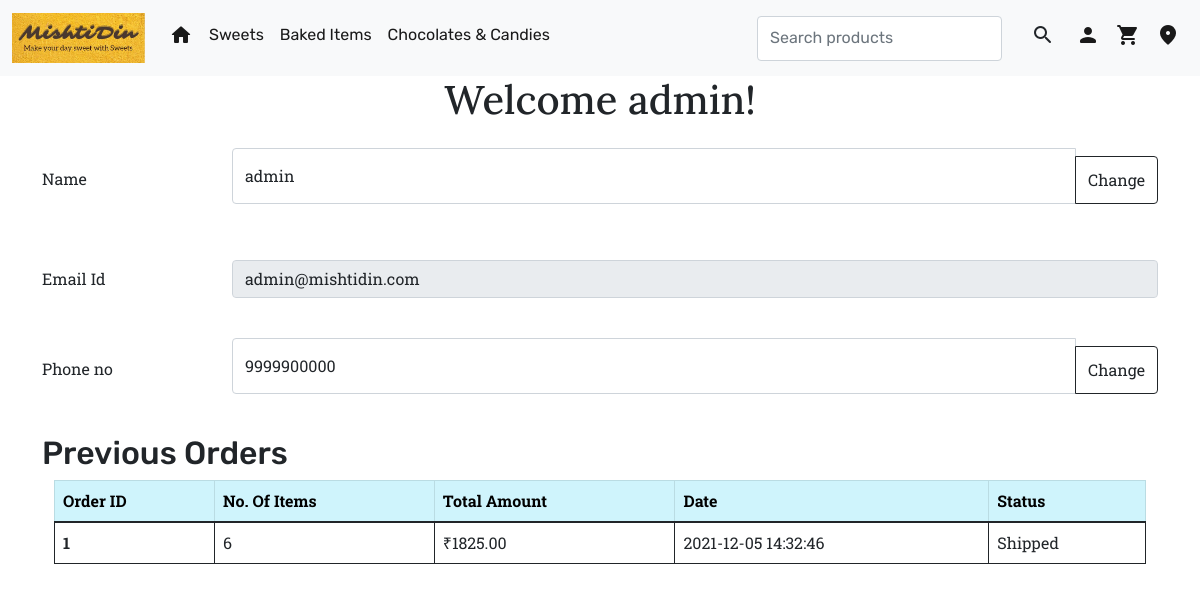
The page /MyAccount.php (signed in) on the database its author committed.
### tables this page shows
CREATE TABLE `customer` (
  `password` varchar(255) NOT NULL,
  `Name` varchar(200) NOT NULL,
  `emailID` varchar(255) NOT NULL,
  `phoneNo` bigint(10) NOT NULL
);

CREATE TABLE `orders` (
  `order_id` int(11) NOT NULL,
  `no_of_items` int(11) NOT NULL,
  `list` longtext NOT NULL CHECK (json_valid(`list`)),
  `tot_amt` decimal(10,2) NOT NULL,
  `delivery_address` varchar(255) NOT NULL,
  `status` enum('Confirmed','Shipped','Delivered','Cancelled') NOT NULL,
  `order_date_time` datetime NOT NULL DEFAULT current_timestamp(),
  `customer_name` varchar(255) NOT NULL,
  `customer_emailID` varchar(255) NOT NULL,
  `customer_phoneNo` bigint(20) NOT NULL
);

### MyAccount.php (the view, shortened to what this page needs)
<?php
    include('admin/dbconnection.php');
    include('header.php');
?>
<?php
    $Name = $_SESSION['user_name'];
    $sql = "SELECT * FROM `customer` WHERE `emailID` = '$Name'";
    $res = mysqli_query($conn, $sql);
    $row = mysqli_fetch_assoc($res);
?>
<center><h1>Welcome <?php echo $row['Name'];?>!</h1></center>
<div class="container" id = "account">
<form method="POST">
<div class="row mb-2">
    <label for="Name" class="col-sm-2 col-form-label" style="padding-top:1.2rem">Name </label>
    <div class="col-sm-10">
    <div class="input-group mb-3">
      <input type="text" class="form-control" placeholder="Default input" name="newName"
      value="<?php echo $row['Name']?>">
      <button class="btn btn-outline-dark" name="button1" type="submit" style="height: 3rem;margin-top: 0.5rem;">Change</button>
        </div>
    </div>
  </div>
  <div class="row mb-2">
    <label for="Email" class="col-sm-2 col-form-label">Email Id</label>
    <div class="col-sm-10">
      <input type="email" class="form-control" placeholder="Default input"
      value="<?php echo $row['emailID']?>" readonly >
    </div>
  </div>
  <div class="row mb-2">
    <label for="Phoneno" class="col-sm-2 col-form-label" style="padding-top:1.2rem">Phone no</label>
    <div class="col-sm-10">
        <div class="input-group mb-3">
        <input type="number" class="form-control"
        value="<?php echo $row['phoneNo']?>"  name="new_phone">
        <button class="btn btn-outline-dark" name="button2" type="submit"style="height: 3rem;margin-top: 0.5rem;">Change</button>
        </div>
    </div>
  </div>
</form>
<h2 id = "prevOrders">Previous Orders</h2>
<div class="container" id="orders">
<table class="table table-bordered border-dark">
  <thead class="table-info">
    <tr>
      <th scope="col">Order ID</th>
      <th scope="col">No. Of Items</th>
      <th scope="col">Total Amount</th>
      <th scope="col">Date</th>
      <th scope="col">Status</th>
    </tr>
  </thead>
  <tbody>
    <?php
          $sql = "SELECT * FROM `orders` WHERE `customer_emailID`='$Name'";
          $res3 = mysqli_query($conn, $sql);
          while($row=mysqli_fetch_assoc($res3)){ ?>
    <tr>
      <th scope="row"><?php echo $row['order_id'];?></th>
      <td><?php echo $row['no_of_items'];?></td>
      <td>₹<?php echo $row['tot_amt'];?></td>
      <td><?php echo $row['order_date_time'];?></td>
      <td><?php echo $row['status'];?></td>
    </tr>
    <?php } ?>
  </tbody>
</table>
</div>
</div>

### design.css (style rules this page uses)
h1 { font-family: 'Lora', serif; font-weight: 500; text-align: center; }
div.row { padding-top: 1rem; padding-bottom: 1rem; }
h2 { font-size:1rem; font-family: 'Rubik', sans-serif; }
#account { font-family: 'Roboto Slab', serif; }

### rows shown on the page
customer: Name "admin", newName "admin", emailID "admin@mishtidin.com", new_phone "9999900000"
orders: order_id "1", no_of_items "6", tot_amt "1825.00", order_date_time "2021-12-05 14:32:46", status "Shipped"
